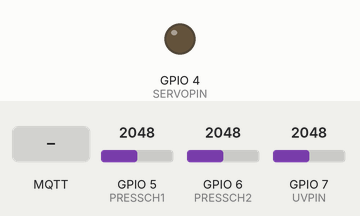
This program was run on a simulated ESP32-S3. On the bench: output pins drawn as LEDs (lit = HIGH). The inputs (shaded band) are chosen by the test bench; at power-on: GPIO 7 (UVPIN) = 2048, GPIO 5 (PRESSCH1) = 2048, GPIO 6 (PRESSCH2) = 2048. WiFi joins after 1.5 s; servers stay silent unless stated; EEPROM starts erased; no MQTT or app messages arrive unless stated; what the program prints to the serial monitor is not drawn.

Above: at 2.7 s.
2.8 s: MQTT message "off" arrives on the first subscribed topic
4.3 s: MQTT message "on" arrives on the first subscribed topic
At 5.5 s:
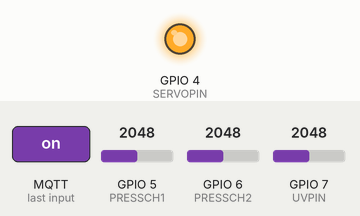
5.8 s: GPIO 7 (UVPIN) set to 1264
11.5 s: GPIO 7 (UVPIN) set to 1174
Timing chart, 0 to 14.5 s (numbered marks = the images above; inputs shaded):
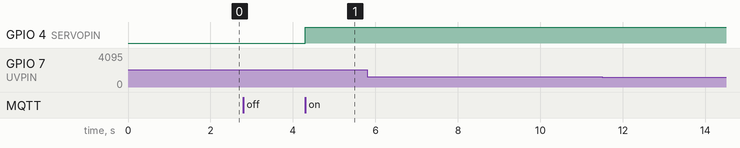

Measured:
- after the input at 4.3 s, GPIO 4 (SERVOPIN): LOW → HIGH at once
- after the input at 5.8 s, every drawn part: stays the same
- after the input at 11.5 s, every drawn part: stays the same

The program:

main.cpp
```cpp
#include <Arduino.h>
#include <ArduinoJson.h>
#include "debug.h"
#include <esp_sleep.h>
#include "wifimqtt.h"
#include "OTA.h"
#include "FlowSensor.h"
#include "PressureSensor.h"
#include "UV.h"

//defines
#define uS_TO_S_FACTOR 1000000 /* Conversion factor for micro seconds to seconds */
#define TIME_TO_SLEEP 20       /* Time ESP32 will go to sleep (in seconds) */
#define UPDATE_FREQ 5000
// Objects

// Global Variables
uint32_t tempTime = millis();
uint32_t flowTime = 0;
uint32_t reportTime = millis(); // Track the last report time
uint32_t blereportTime = millis();

byte data[32];
static float flowrate;
static uint16_t pressureCH1 = 0;
static uint16_t pressureCH2 = 0;
static uint16_t UVVoltage = 0;
static String UVLampOn;
static float lastReportedFlowrate = 0.0; // Track the last reported flow rate
bool isFlowAvailable = false;

extern WiFiManager wm;

byte readflowCommand[] = {0x10, 0x5B, 0xFD, 0x58, 0x16};

// Function Prototypes
void displayFlow();
void sendESPdata();
float flowToFloat(byte b1, byte b2, byte b3, byte b4);

void setup()
{
  Serial.begin(115200);
  Serial1.begin(115200, SERIAL_8N1);
  adc_attenuation_t::ADC_11db;
  init_pressure_ch1();
  init_pressure_ch2();
  connectAP();
  enableOTA();
  client.setServer(mqtt_server, 1883);
  client.setCallback(callback);
  // Configure wake up source
  //esp_sleep_enable_timer_wakeup(TIME_TO_SLEEP * uS_TO_S_FACTOR);
}

void loop()
{
  server.handleClient();
  uint32_t now = millis();

  if (!client.connected())
  {
    reconnect();
  }
  if (!client.loop())
  {
    client.connect("ESP32-");
  }

  if (now - flowTime > 10000)
  {
    flowTime = millis();
    isFlowAvailable = readFlowSensorData(readflowCommand, sizeof(readflowCommand), flowrate, data, sizeof(data));
     debugln(isFlowAvailable ? "Flow data available" : "Flow data not available");
  }

  // Report data every hour or when the flow rate changes
  if ((now - reportTime >= UPDATE_FREQ) || (isFlowAvailable && (flowrate != lastReportedFlowrate)))
  {
    reportTime = now;
    lastReportedFlowrate = flowrate;
    pressureCH1 = readPressure_ch1();
    pressureCH2 = readPressure_ch2();
    UVVoltage = readUV();
    if(UVVoltage >= 1200)
    {
      UVLampOn = "On";
    }
    else
    {
      UVLampOn = "Off";
    }
    displayFlow();
    sendESPdata();
    memset(data, 0, sizeof(uint8_t) * 32);
    client.loop();
  }
}

// Functions

void displayFlow()
{
  char *msg = new char[255];
  sprintf(msg, "Flowrate: %.3f", flowrate);
  debugln(msg);
  free(msg);
}

void sendESPdata()
{
  JsonDocument doc;

  doc["device"] = WiFi.macAddress();
  if (isFlowAvailable)
  {
    doc["flowrate"] = flowrate;
  }
  else
  {
    doc["flowrate"] = "no data";
  }
  doc["pressureCH1"] = pressureCH1;
  doc["pressureCH2"] = pressureCH2;
  doc["UVVoltage"] = UVVoltage;
  doc["UVLampOn"] = UVLampOn;
  doc.shrinkToFit(); // optional
  char buff[256];
  serializeJson(doc, buff);
  debugln(buff);
  client.publish("SmartTee", buff);
}
```

FlowSensor.h
```cpp
#ifndef FLOWSENSOR_H
#define FLOWSENSOR_H

#include <Arduino.h>

// Function Prototypes
float flowToFloat(byte b1, byte b2, byte b3, byte b4);
bool readFlowSensorData(byte* command, size_t commandSize, float& flowrate, byte* data, size_t dataSize);

float flowToFloat(byte b1, byte b2, byte b3, byte b4) {
    union {
        float f;
        byte b[4];
    } converter;
    converter.b[0] = b4;
    converter.b[1] = b3;
    converter.b[2] = b2;
    converter.b[3] = b1;
    return converter.f;
}

bool readFlowSensorData(byte* command, size_t commandSize, float& flowrate, byte* data, size_t dataSize) {
    Serial1.write(command, commandSize);

    if (Serial1.available() >= dataSize) {
        Serial1.readBytes(data, dataSize);
        if (data[0] != 0x42 && data[1] !=0x4d) {
            Serial.println(data[0], HEX);
            Serial.println(data[1], HEX);
            // Extract data and convert to float
            Serial.println("Error: Sensor data not valid");
            //ESP.restart();
            return false;
        } else {
            flowrate = flowToFloat(data[16], data[17], data[18], data[19]);
            Serial.println(data[0], HEX);
            Serial.println(data[1], HEX);
            return true;
        }
    } else {
        return false;
    }
}

#endif // FLOWSENSOR_H
```

OTA.h
```cpp
#include <WiFi.h>
#include <WiFiClient.h>
#include <WebServer.h>
#include <ESPmDNS.h>
#include <Update.h>
#include "debug.h"

const char *hostname = "SmartTeeOTAserver";

WebServer server(80);
// Web Server Code
/* Style */
String style =
    "<style>#file-input,input{width:100%;height:44px;border-radius:4px;margin:10px auto;font-size:15px}"
    "input{background:#f1f1f1;border:0;padding:0 15px}body{background:#3498db;font-family:sans-serif;font-size:14px;color:#777}"
    "#file-input{padding:0;border:1px solid #ddd;line-height:44px;text-align:left;display:block;cursor:pointer}"
    "#bar,#prgbar{background-color:#f1f1f1;border-radius:10px}#bar{background-color:#3498db;width:0%;height:10px}"
    "form{background:#fff;max-width:258px;margin:75px auto;padding:30px;border-radius:5px;text-align:center}"
    ".btn{background:#3498db;color:#fff;cursor:pointer}</style>";

/* Login page */
String loginIndex =
    "<form name=loginForm>"
    "<h1>SmartTeeOTAserver Login </h1>"
    "<input name=userid placeholder='User ID'> "
    "<input name=pwd placeholder=Password type=Password> "
    "<input type=submit onclick=check(this.form) class=btn value=Login></form>"
    "<script>"
    "function check(form) {"
    "if(form.userid.value=='admin' && form.pwd.value=='pass')" // Autheticate user before OTA Update
    "{window.open('/serverIndex')}"
    "else"
    "{alert('Error Password or Username')}"
    "}"
    "</script>" +
    style;

/* Server Index Page */
String serverIndex =
    "<script src='https://ajax.googleapis.com/ajax/libs/jquery/3.2.1/jquery.min.js'></script>"
    "<form method='POST' action='#' enctype='multipart/form-data' id='upload_form'>"
    "<input type='file' name='update' id='file' onchange='sub(this)' style=display:none>"
    "<label id='file-input' for='file'>   Choose file...</label>"
    "<input type='submit' class=btn value='Update'>"
    "<br><br>"
    "<div id='prg'></div>"
    "<br><div id='prgbar'><div id='bar'></div></div><br></form>"
    "<script>"
    "function sub(obj){"
    "var fileName = obj.value.split('\\\\');"
    "document.getElementById('file-input').innerHTML = '   '+ fileName[fileName.length-1];"
    "};"
    "$('form').submit(function(e){"
    "e.preventDefault();"
    "var form = $('#upload_form')[0];"
    "var data = new FormData(form);"
    "$.ajax({"
    "url: '/update',"
    "type: 'POST',"
    "data: data,"
    "contentType: false,"
    "processData:false,"
    "xhr: function() {"
    "var xhr = new window.XMLHttpRequest();"
    "xhr.upload.addEventListener('progress', function(evt) {"
    "if (evt.lengthComputable) {"
    "var per = evt.loaded / evt.total;"
    "$('#prg').html('progress: ' + Math.round(per*100) + '%');"
    "$('#bar').css('width',Math.round(per*100) + '%');"
    "}"
    "}, false);"
    "return xhr;"
    "},"
    "success:function(d, s) {"
    "console.log('success!') "
    "},"
    "error: function (a, b, c) {"
    "}"
    "});"
    "});"
    "</script>" +
    style;

void enableOTA()
{
    WiFi.mode(WIFI_STA);
    while (WiFi.waitForConnectResult() != WL_CONNECTED)
    {
        debugln("Connection Failed! Rebooting...");
        delay(2000);
        ESP.restart();
    }
    debugln(WiFi.localIP());

    /*use mdns for host name resolution*/
    if (!MDNS.begin(hostname))
    {
        debugln("Error setting up MDNS responder!");
        while (1)
        {
            delay(1000);
        }
    }

    debugln("mDNS responder started");
    debug("Access the webserver at http://");
    debug(hostname);
    debug(".local/");

    /*return index page which is stored in serverIndex */
    server.on("/", HTTP_GET, []()
              {
          server.sendHeader("Connection", "close");
          server.send(200, "text/html", loginIndex); });

    server.on("/serverIndex", HTTP_GET, []()
              {
          server.sendHeader("Connection", "close");
          server.send(200, "text/html", serverIndex); });

    /*handling uploading firmware file */
    server.on("/update", HTTP_POST, []()
              {
          server.sendHeader("Connection", "close");
          server.send(200, "text/plain", (Update.hasError()) ? "FAIL" : "OK");
          ESP.restart(); }, []()
              {
          HTTPUpload& upload = server.upload();

          if (upload.status == UPLOAD_FILE_START)
            {
              Serial.printf("Update: %s\n", upload.filename.c_str());
              if (!Update.begin(UPDATE_SIZE_UNKNOWN))
                { //start with max available size
                 Update.printError(Serial);
                }
            }
          else if (upload.status == UPLOAD_FILE_WRITE)
            {
         /* flashing firmware to ESP*/
              if (Update.write(upload.buf, upload.currentSize) != upload.currentSize)
                {
                 Update.printError(Serial);
                 }
             }
          else if (upload.status == UPLOAD_FILE_END) {
               if (Update.end(true))
                  { //true to set the size to the current progress
                  Serial.printf("Update Success: %u\nRebooting...\n", upload.totalSize);
                   }
          else
            {
              Update.printError(Serial);
            }

          } });

    server.begin();
}
```

PressureSensor.h
```cpp
#include<Arduino.h>

#define PRESSCH1 5
#define PRESSCH2 6

void init_pressure_ch1()
{
    pinMode(PRESSCH1, INPUT);
}

void init_pressure_ch2()
{
    pinMode(PRESSCH2, INPUT);
}

uint16_t readPressure_ch1()
{
    uint16_t analogPressure = analogRead(PRESSCH1);
    return analogPressure;
}

uint16_t readPressure_ch2()
{
    uint16_t analogPressure = analogRead(PRESSCH2);
    return analogPressure;
}
```

Servo.h
```cpp
#include <EEPROM.h>

#define SERVOPIN 4
#define EEPROM_SIZE 1


uint8_t addr = 0;
uint8_t isValveOn;


void valveOn()
{
    debugln("on message received");
    //myservo.writeMicroseconds(1900);
    pinMode(SERVOPIN, OUTPUT);
    digitalWrite(SERVOPIN, HIGH);
    delay(500);
    isValveOn = 1;
    EEPROM.writeBool(addr, isValveOn);
    EEPROM.commit();
}

void valveOff()
{
    debugln("off message received");
    //myservo.writeMicroseconds(900);
    pinMode(SERVOPIN, OUTPUT);
    digitalWrite(SERVOPIN, LOW);
    delay(500);
    isValveOn = 0;
    EEPROM.writeBool(addr, isValveOn);
    EEPROM.commit();
}
```

UV.h
```cpp
#ifndef UV_H
#define UV_H

#include <Arduino.h>

#define UVPIN 7

void UV_init();
uint16_t readUV();


void UV_init()
{
    pinMode(UVPIN, INPUT);
}

uint16_t readUV()
{
    uint16_t analogUV = analogRead(UVPIN);
    return analogUV;
}

#endif
```

debug.h
```cpp
#include <Arduino.h>

#define DEBUG 1

#if DEBUG == 1
#define debug(x) Serial.print(x)
#define debugln(x) Serial.println(x)
#else
#define debug(x)
#define debugln(x)
#endif
```

wifimqtt.h
```cpp
#include <string.h>
#include <Arduino.h>
#include <WiFi.h>
#include <DNSServer.h>
#include <WiFiManager.h>
#include <PubSubClient.h>
#include <ArduinoJson.h>
#include <Servo.h>


String clientID = "ESP32- ";
const char *mqtt_server = "35.189.51.29";
const char *mqtt_user = "nayeem";
const char *mqtt_password = "Moon-2008";
WiFiClient espClient;
PubSubClient client(espClient);


void reconnect()
{
    while(!client.connected())
    {
        debugln("Attempting MQTT Connection...");
        clientID = String(WiFi.macAddress());
        debugln(clientID);
        if(client.connect(clientID.c_str(), mqtt_user, mqtt_password))
        {
            debugln("Connected to MQTT");
            client.subscribe("motor");
        }
        else
        {
            debugln("failed, rc=");
            debugln(client.state());
            debugln("try again in 5S");
            delay(5000);
        }
    }
}

void callback(char *topic, byte *message, unsigned int length)
{
    String messageTemp;

    for(int i =0; i<length; i++)
    {
        messageTemp += (char)message[i];
    }
    if(String(topic) == "motor")
    {
        debugln("Motor topic received");
        EEPROM.begin(EEPROM_SIZE);
        uint8_t valveState = EEPROM.readBool(addr);
       if(messageTemp == "on" && !valveState)
       {
            valveOn();
       }
       else if(messageTemp == "off" && valveState)
       {
            valveOff();
       }
       EEPROM.end();
    }
}

void connectAP()
{
    debugln("Connecting to WiFi");
    WiFiManager wm;
    bool res;
    neopixelWrite(RGB_BUILTIN,2,0,0);
    res = wm.autoConnect("SMTAP", "EnwareIOT1");
    byte cnt = 0;
    if(!res)
    {
        while(WiFi.status() != WL_CONNECTED)

        {
            delay(1000);
            debug(".");
            cnt++;
            if(cnt>30)
            {
                ESP.restart();
            }
        }
    }
    debugln("Connected to WiFi");
    neopixelWrite(RGB_BUILTIN,0,2,0);
}
```
